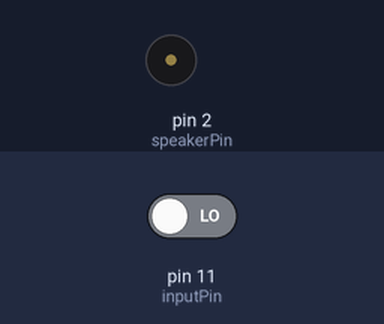
Simulated run of this sketch. Board: Arduino Uno, built with avr-gcc and run on an emulated ATmega328P. Parts: buzzer (waves = sounding). Inputs (shaded band) come from the test bench; at power-on: pin 11 (inputPin) LOW.

Above: at 1.2 s.
1.3 s: pin 11 (inputPin) driven HIGH
At 1.8 s:
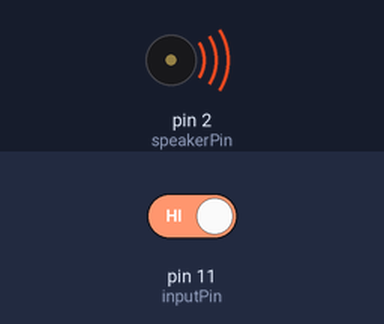
Timing chart, 0 to 10.3 s (numbered marks = the images above; inputs shaded):
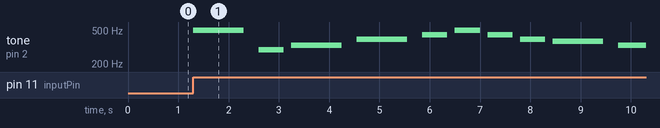

The sketch:

sketch_dec01a.ino
```cpp
#include "pitches.h"

int speakerPin = 2;                // choose the pin for the speaker
int inputPin = 11;               // choose the input pin (for PIR sensor)
int val = 0;                    // variable for reading the pin status

// notes in the melody:
int melody[] = {
  NOTE_B4, NOTE_D4, NOTE_E4, NOTE_G4, NOTE_A4, NOTE_B4, NOTE_A4, NOTE_G4, NOTE_FS4, NOTE_E4,
  NOTE_B4, NOTE_E4, NOTE_FS4,NOTE_FS4,NOTE_G4, NOTE_A4, NOTE_G4, NOTE_FS4,NOTE_E4
};

// note durations: 4 = quarter note, 8 = eighth note, etc.:
int noteDurations[] = {
  1, 2, 1, 1, 2, 2, 2, 2, 1, 1,
  1, 1, 1, 1, 1, 2, 2, 2, 1
};

void playSong(){
  // iterate over the notes of the melody:
  for (int thisNote = 0; thisNote < 19; thisNote++) {

    // to calculate the note duration, take one second divided by the note type.
    //e.g. quarter note = 1000 / 4, eighth note = 1000/8, etc.
    int noteDuration = 1000 / noteDurations[thisNote];
    tone(speakerPin, melody[thisNote], noteDuration);

    // to distinguish the notes, set a minimum time between them.
    // the note's duration + 30% seems to work well:
    int pauseBetweenNotes = noteDuration * 1.30;
    delay(pauseBetweenNotes);
    // stop the tone playing:
    noTone(speakerPin);
  }

}

void misty (int val) {
   if (val == HIGH) {
    playSong();
  }
}

void setup() {
  pinMode(inputPin, INPUT);     // declare sensor as input
  pinMode(speakerPin, OUTPUT);      // declare LED as output
}

void loop() {
  val = digitalRead(inputPin);  // read input value
  misty(val);
}
```

pitches.h
```cpp
/*************************************************
 * Public Constants
 *************************************************/

#define NOTE_B0  31
#define NOTE_C1  33
#define NOTE_CS1 35
#define NOTE_D1  37
#define NOTE_DS1 39
#define NOTE_E1  41
#define NOTE_F1  44
#define NOTE_FS1 46
#define NOTE_G1  49
#define NOTE_GS1 52
#define NOTE_A1  55
#define NOTE_AS1 58
#define NOTE_B1  62
#define NOTE_C2  65
#define NOTE_CS2 69
#define NOTE_D2  73
#define NOTE_DS2 78
#define NOTE_E2  82
#define NOTE_F2  87
#define NOTE_FS2 93
#define NOTE_G2  98
#define NOTE_GS2 104
#define NOTE_A2  110
#define NOTE_AS2 117
#define NOTE_B2  123
#define NOTE_C3  131
#define NOTE_CS3 139
#define NOTE_D3  147
#define NOTE_DS3 156
#define NOTE_E3  165
#define NOTE_F3  175
#define NOTE_FS3 185
#define NOTE_G3  196
#define NOTE_GS3 208
#define NOTE_A3  220
#define NOTE_AS3 233
#define NOTE_B3  247
#define NOTE_C4  262
#define NOTE_CS4 277
#define NOTE_D4  294
#define NOTE_DS4 311
#define NOTE_E4  330
#define NOTE_F4  349
#define NOTE_FS4 370
#define NOTE_G4  392
#define NOTE_GS4 415
#define NOTE_A4  440
#define NOTE_AS4 466
#define NOTE_B4  494
#define NOTE_C5  523
#define NOTE_CS5 554
#define NOTE_D5  587
#define NOTE_DS5 622
#define NOTE_E5  659
#define NOTE_F5  698
#define NOTE_FS5 740
#define NOTE_G5  784
#define NOTE_GS5 831
#define NOTE_A5  880
#define NOTE_AS5 932
#define NOTE_B5  988
#define NOTE_C6  1047
#define NOTE_CS6 1109
#define NOTE_D6  1175
#define NOTE_DS6 1245
#define NOTE_E6  1319
#define NOTE_F6  1397
#define NOTE_FS6 1480
#define NOTE_G6  1568
#define NOTE_GS6 1661
#define NOTE_A6  1760
#define NOTE_AS6 1865
#define NOTE_B6  1976
#define NOTE_C7  2093
#define NOTE_CS7 2217
#define NOTE_D7  2349
#define NOTE_DS7 2489
#define NOTE_E7  2637
#define NOTE_F7  2794
#define NOTE_FS7 2960
#define NOTE_G7  3136
#define NOTE_GS7 3322
#define NOTE_A7  3520
#define NOTE_AS7 3729
#define NOTE_B7  3951
#define NOTE_C8  4186
#define NOTE_CS8 4435
#define NOTE_D8  4699
#define NOTE_DS8 4978
```

Measured:
- after the input at 1.3 s, tone on pin 2 (speakerPin): plays 494 Hz for 1.0 s, 294 Hz for 0.50 s, 330 Hz for 1.0 s, 392 Hz for 1.0 s, 440 Hz for 0.50 s, 494 Hz for 0.50 s … (10 notes in this stretch), starting at once
